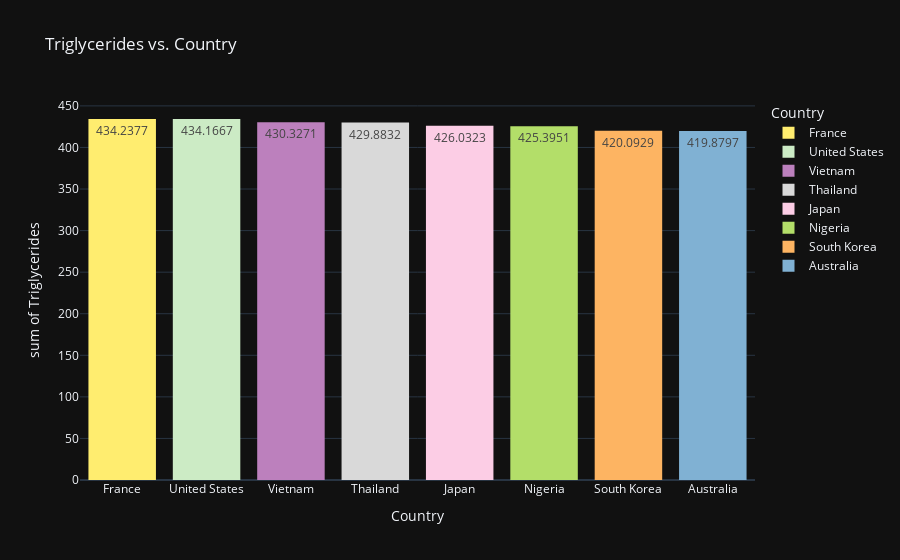

Here is the notebook cell this chart was saved with:
### Code cell
px.histogram(TR,x='Country',y='Triglycerides',color = 'Country',text_auto='.4f',color_discrete_sequence=px.colors.qualitative.Set3_r,template='plotly_dark',title='Triglycerides vs. Country')

### Figure 1 — Plotly figure (JSON) as saved in the notebook; plotly's stock layout.template omitted (floating-point values rounded to 4 significant figures)
{"data": [{"alignmentgroup": "True", "bingroup": "x", "histfunc": "sum", "hovertemplate": "Country=%{x}<br>sum of Triglycerides=%{y}<extra></extra>", "legendgroup": "France", "marker": {"color": "rgb(255,237,111)", "pattern": {"shape": ""}}, "name": "France", "offsetgroup": "France", "orientation": "v", "showlegend": true, "texttemplate": "%{value:.4f}", "type": "histogram", "x": ["France"], "xaxis": "x", "y": [434.2], "yaxis": "y"}, {"alignmentgroup": "True", "bingroup": "x", "histfunc": "sum", "hovertemplate": "Country=%{x}<br>sum of Triglycerides=%{y}<extra></extra>", "legendgroup": "United States", "marker": {"color": "rgb(204,235,197)", "pattern": {"shape": ""}}, "name": "United States", "offsetgroup": "United States", "orientation": "v", "showlegend": true, "texttemplate": "%{value:.4f}", "type": "histogram", "x": ["United States"], "xaxis": "x", "y": [434.2], "yaxis": "y"}, {"alignmentgroup": "True", "bingroup": "x", "histfunc": "sum", "hovertemplate": "Country=%{x}<br>sum of Triglycerides=%{y}<extra></extra>", "legendgroup": "Vietnam", "marker": {"color": "rgb(188,128,189)", "pattern": {"shape": ""}}, "name": "Vietnam", "offsetgroup": "Vietnam", "orientation": "v", "showlegend": true, "texttemplate": "%{value:.4f}", "type": "histogram", "x": ["Vietnam"], "xaxis": "x", "y": [430.3], "yaxis": "y"}, {"alignmentgroup": "True", "bingroup": "x", "histfunc": "sum", "hovertemplate": "Country=%{x}<br>sum of Triglycerides=%{y}<extra></extra>", "legendgroup": "Thailand", "marker": {"color": "rgb(217,217,217)", "pattern": {"shape": ""}}, "name": "Thailand", "offsetgroup": "Thailand", "orientation": "v", "showlegend": true, "texttemplate": "%{value:.4f}", "type": "histogram", "x": ["Thailand"], "xaxis": "x", "y": [429.9], "yaxis": "y"}, {"alignmentgroup": "True", "bingroup": "x", "histfunc": "sum", "hovertemplate": "Country=%{x}<br>sum of Triglycerides=%{y}<extra></extra>", "legendgroup": "Japan", "marker": {"color": "rgb(252,205,229)", "pattern": {"shape": ""}}, "name": "Japan", "offsetgroup": "Japan", "orientation": "v", "showlegend": true, "texttemplate": "%{value:.4f}", "type": "histogram", "x": ["Japan"], "xaxis": "x", "y": [426.0], "yaxis": "y"}, {"alignmentgroup": "True", "bingroup": "x", "histfunc": "sum", "hovertemplate": "Country=%{x}<br>sum of Triglycerides=%{y}<extra></extra>", "legendgroup": "Nigeria", "marker": {"color": "rgb(179,222,105)", "pattern": {"shape": ""}}, "name": "Nigeria", "offsetgroup": "Nigeria", "orientation": "v", "showlegend": true, "texttemplate": "%{value:.4f}", "type": "histogram", "x": ["Nigeria"], "xaxis": "x", "y": [425.4], "yaxis": "y"}, {"alignmentgroup": "True", "bingroup": "x", "histfunc": "sum", "hovertemplate": "Country=%{x}<br>sum of Triglycerides=%{y}<extra></extra>", "legendgroup": "South Korea", "marker": {"color": "rgb(253,180,98)", "pattern": {"shape": ""}}, "name": "South Korea", "offsetgroup": "South Korea", "orientation": "v", "showlegend": true, "texttemplate": "%{value:.4f}", "type": "histogram", "x": ["South Korea"], "xaxis": "x", "y": [420.1], "yaxis": "y"}, {"alignmentgroup": "True", "bingroup": "x", "histfunc": "sum", "hovertemplate": "Country=%{x}<br>sum of Triglycerides=%{y}<extra></extra>", "legendgroup": "Australia", "marker": {"color": "rgb(128,177,211)", "pattern": {"shape": ""}}, "name": "Australia", "offsetgroup": "Australia", "orientation": "v", "showlegend": true, "texttemplate": "%{value:.4f}", "type": "histogram", "x": ["Australia"], "xaxis": "x", "y": [419.9], "yaxis": "y"}], "layout": {"barmode": "relative", "legend": {"title": {"text": "Country"}, "tracegroupgap": 0}, "title": {"text": "Triglycerides vs. Country"}, "xaxis": {"anchor": "y", "categoryarray": ["France", "United States", "Vietnam", "Thailand", "Japan", "Nigeria", "South Korea", "Australia"], "categoryorder": "array", "domain": [0, 1], "title": {"text": "Country"}}, "yaxis": {"anchor": "x", "domain": [0, 1], "title": {"text": "sum of Triglycerides"}}}}
